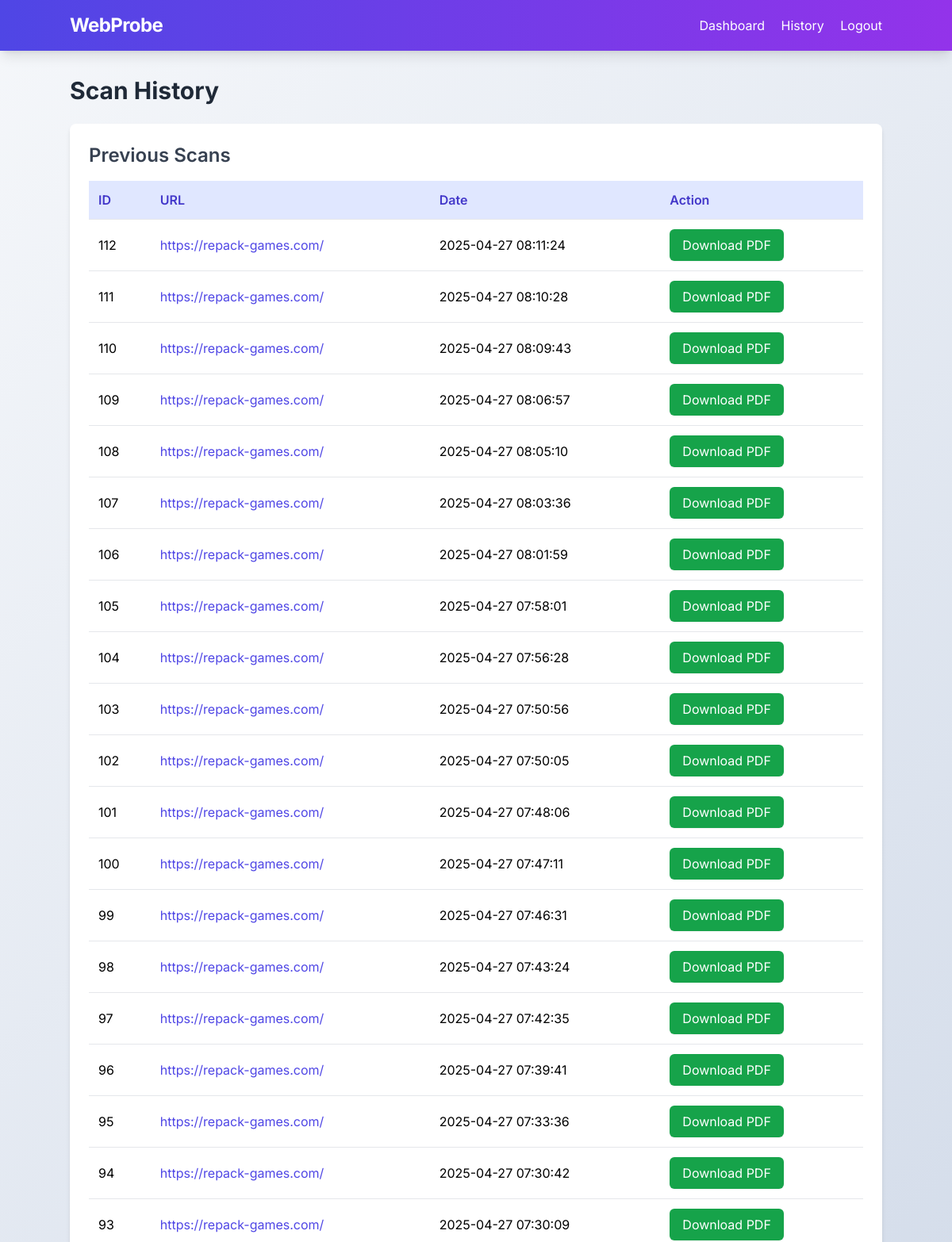
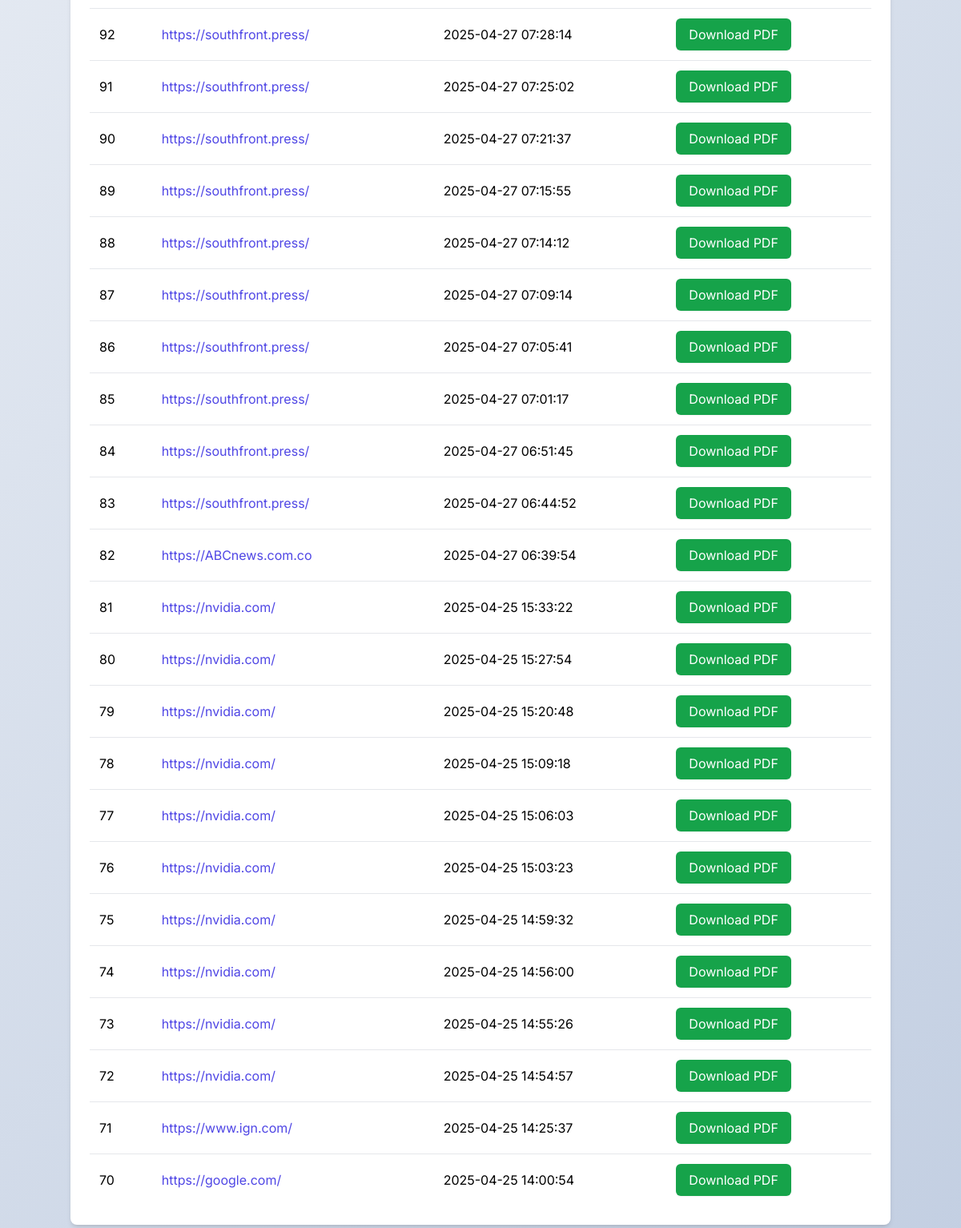
The page /history (signed in) on the database its author committed (2 pictures, top to bottom).
### app.py (models this page shows)
class ScanHistory(db.Model):
    id = db.Column(db.Integer, primary_key=True)
    user_id = db.Column(db.Integer, db.ForeignKey('user.id'), nullable=False)
    url = db.Column(db.String(200), nullable=False)
    result = db.Column(db.Text, nullable=False)
    timestamp = db.Column(db.DateTime, default=dt.utcnow)

### app.py (the view)
@app.route('/history')
@login_required
def history():
    scans = ScanHistory.query.filter_by(user_id=current_user.id).order_by(ScanHistory.timestamp.desc()).all()
    return render_template('history.html', scans=scans)

### app.py (called while the page is built)
@login_manager.user_loader
def load_user(user_id):
    return User.query.get(int(user_id))

### templates/history.html (shortened to what this page needs)
{% extends "base.html" %}
{% block content %}
<div class="max-w-5xl mx-auto">
    <h1 class="text-3xl font-bold text-gray-800 mb-6">Scan History</h1>
    <div class="bg-white p-6 rounded-lg shadow-md cursor-pointer animate-aura-emphasized">
        <h2 class="text-2xl font-semibold text-gray-700 mb-4">Previous Scans</h2>
        {% if scans %}
            <div class="overflow-x-auto">
                <table class="w-full text-left">
                    <thead class="bg-indigo-100">
                        <tr>
                            <th class="p-3 text-indigo-700 font-semibold">ID</th>
                            <th class="p-3 text-indigo-700 font-semibold">URL</th>
                            <th class="p-3 text-indigo-700 font-semibold">Date</th>
                            <th class="p-3 text-indigo-700 font-semibold">Action</th>
                        </tr>
                    </thead>
                    <tbody>
                        {% for scan in scans %}
                            <tr class="hover:bg-gray-50 transition duration-200">
                                <td class="p-3 border-t">{{ scan.id }}</td>
                                <td class="p-3 border-t text-indigo-600">{{ scan.url }}</td>
                                <td class="p-3 border-t">{{ scan.timestamp.strftime('%Y-%m-%d %H:%M:%S') }}</td>
                                <td class="p-3 border-t">
                                    <a href="{{ url_for('download_report', scan_id=scan.id) }}"
                                       class="inline-block bg-green-600 text-white px-4 py-2 rounded-md hover:bg-green-700 transition duration-300 shadow-sm">
                                        Download PDF
                                    </a>
                                </td>
                            </tr>
                        {% endfor %}
                    </tbody>
                </table>
            </div>
        {% else %}
            <p class="text-gray-500 italic">No scan history found.</p>
        {% endif %}
    </div>
</div>
{% endblock %}

### templates/base.html (style rules this page uses)
body { background: linear-gradient(135deg, #f5f7fa 0%, #c3cfe2 100%); font-family: 'Inter', sans-serif; }

### rows shown on the page
ScanHistory: id "112", url "https://repack-games.com/", timestamp "2025-04-27 08:11:24"
ScanHistory: id "111", url "https://repack-games.com/", timestamp "2025-04-27 08:10:28"
ScanHistory: id "110", url "https://repack-games.com/", timestamp "2025-04-27 08:09:43"
ScanHistory: id "109", url "https://repack-games.com/", timestamp "2025-04-27 08:06:57"
ScanHistory: id "108", url "https://repack-games.com/", timestamp "2025-04-27 08:05:10"
ScanHistory: id "107", url "https://repack-games.com/", timestamp "2025-04-27 08:03:36"
ScanHistory: id "106", url "https://repack-games.com/", timestamp "2025-04-27 08:01:59"
ScanHistory: id "105", url "https://repack-games.com/", timestamp "2025-04-27 07:58:01"
ScanHistory: id "104", url "https://repack-games.com/", timestamp "2025-04-27 07:56:28"
ScanHistory: id "103", url "https://repack-games.com/", timestamp "2025-04-27 07:50:56"
ScanHistory: id "102", url "https://repack-games.com/", timestamp "2025-04-27 07:50:05"
ScanHistory: id "101", url "https://repack-games.com/", timestamp "2025-04-27 07:48:06"
ScanHistory: id "100", url "https://repack-games.com/", timestamp "2025-04-27 07:47:11"
ScanHistory: id "99", url "https://repack-games.com/", timestamp "2025-04-27 07:46:31"
ScanHistory: id "98", url "https://repack-games.com/", timestamp "2025-04-27 07:43:24"
ScanHistory: id "97", url "https://repack-games.com/", timestamp "2025-04-27 07:42:35"
ScanHistory: id "96", url "https://repack-games.com/", timestamp "2025-04-27 07:39:41"
ScanHistory: id "95", url "https://repack-games.com/", timestamp "2025-04-27 07:33:36"
ScanHistory: id "94", url "https://repack-games.com/", timestamp "2025-04-27 07:30:42"
ScanHistory: id "93", url "https://repack-games.com/", timestamp "2025-04-27 07:30:09"
ScanHistory: id "92", url "https://southfront.press/", timestamp "2025-04-27 07:28:14"
ScanHistory: id "91", url "https://southfront.press/", timestamp "2025-04-27 07:25:02"
ScanHistory: id "90", url "https://southfront.press/", timestamp "2025-04-27 07:21:37"
ScanHistory: id "89", url "https://southfront.press/", timestamp "2025-04-27 07:15:55"
ScanHistory: id "88", url "https://southfront.press/", timestamp "2025-04-27 07:14:12"
ScanHistory: id "87", url "https://southfront.press/", timestamp "2025-04-27 07:09:14"
ScanHistory: id "86", url "https://southfront.press/", timestamp "2025-04-27 07:05:41"
ScanHistory: id "85", url "https://southfront.press/", timestamp "2025-04-27 07:01:17"
ScanHistory: id "84", url "https://southfront.press/", timestamp "2025-04-27 06:51:45"
ScanHistory: id "83", url "https://southfront.press/", timestamp "2025-04-27 06:44:52"
ScanHistory: id "82", url "https://ABCnews.com.co", timestamp "2025-04-27 06:39:54"
ScanHistory: id "81", url "https://nvidia.com/", timestamp "2025-04-25 15:33:22"
ScanHistory: id "80", url "https://nvidia.com/", timestamp "2025-04-25 15:27:54"
ScanHistory: id "79", url "https://nvidia.com/", timestamp "2025-04-25 15:20:48"
ScanHistory: id "78", url "https://nvidia.com/", timestamp "2025-04-25 15:09:18"
ScanHistory: id "77", url "https://nvidia.com/", timestamp "2025-04-25 15:06:03"
ScanHistory: id "76", url "https://nvidia.com/", timestamp "2025-04-25 15:03:23"
ScanHistory: id "75", url "https://nvidia.com/", timestamp "2025-04-25 14:59:32"
ScanHistory: id "74", url "https://nvidia.com/", timestamp "2025-04-25 14:56:00"
ScanHistory: id "73", url "https://nvidia.com/", timestamp "2025-04-25 14:55:26"
ScanHistory: id "72", url "https://nvidia.com/", timestamp "2025-04-25 14:54:57"
ScanHistory: id "71", url "https://www.ign.com/", timestamp "2025-04-25 14:25:37"
ScanHistory: id "70", url "https://google.com/", timestamp "2025-04-25 14:00:54"
